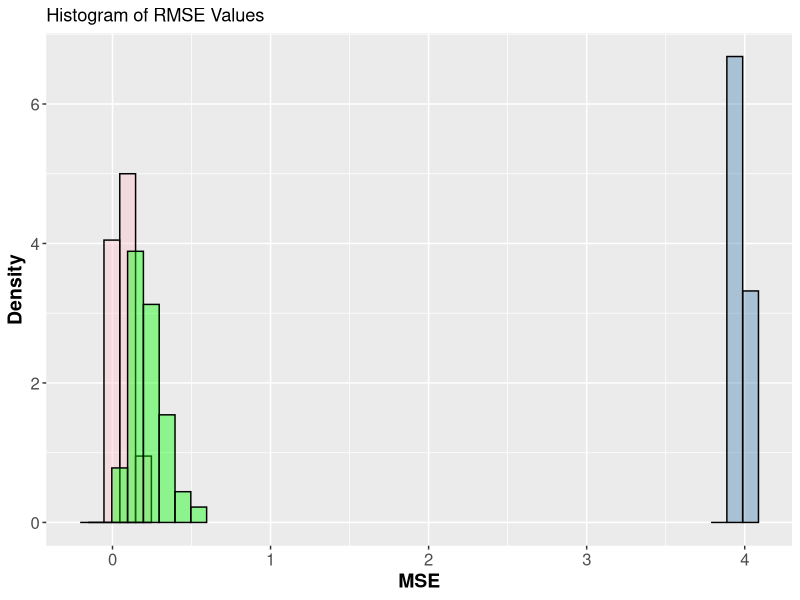

This figure's R source:
## ---- chunk 1
library(ggplot2)
library(dplyr)
## ---- chunk 2
# Generate the predictors
nsamples = 1000
x_1 = rnorm(nsamples, mean = 0, sd = 1)
x_2 = rnorm(nsamples, mean = 0, sd = 1)
## ---- chunk 3
# Function to calculate the true f(x) in the population model
f = function(x_1, x_2){
  return(1+x_1+2*x_2)
}
## ---- chunk 4
# Function to generate population data
genData = function(){
  epsilon = rnorm(nsamples, mean = 0, sd = 5)
  y = f(x_1, x_2) + epsilon
  popData = data.frame(x_1, x_2, y)
  colnames(popData) = c('X_1', 'X_2', 'Y')
  return(popData)
  }
## ---- chunk 5
# Function to calculate and return the error from models built from simulating the population data several times
calcError = function(model, popData){
  # Calculate mean-squared-error
  return(mean((f(popData$X_1, popData$X_2) - predict(model, popData))^2))
}
## ---- chunk 6
# Build the model using several versions of the population data and calculate the prediction error
nsimulations = 500
error = matrix(, nrow = nsimulations, ncol = 3)
for (j in c(1:nsimulations)){
  # Generate population data
  popData = genData()
  
  # Build using training data the model Y ~ X_1
  model1 = lm(data = popData, Y ~ X_1)
  
  # Build using training data the model Y ~ X_1 + X_2
  model2 = lm(data = popData, Y ~ X_1 + X_2)
  
  # Build using training data the model
  # Y ~ X_1 + X_2 + I(X_1^2) + I(X_2^2) +...+ I(X_1^4)+I(X_2^4)
  model3 = lm(data = popData, Y ~ X_1 + X_2 + I(X_1^2) +   I(X_2^2)+ I(X_1^3) + I(X_2^3) + I(X_1^4) + I(X_2^4))
  
  # Calculate MSE of models
  error[j, 1] = calcError(model1, popData)
  error[j, 2] = calcError(model2, popData)
  error[j, 3] = calcError(model3, popData)
}
## ---- chunk 7
# Make a histogram of the errors
dfError = as.data.frame(error)
colnames(dfError) = c('Error1', 'Error2', 'Error3')
mu1 = mean(dfError$Error1)
sigma1 = sd(dfError$Error1)
mu2 = mean(dfError$Error2)
sigma2 = sd(dfError$Error2)
mu3 = mean(dfError$Error3)
sigma3 = sd(dfError$Error3)
delta = 0.1 # bin width for histogram
ggplot(data = dfError) +
  geom_histogram(aes(x = Error1, y = ..density..),
  breaks = seq(mu1-4*sigma1, mu1+4*sigma1, by = delta),
  colour = 'black', fill = 'steelblue', alpha = 0.4) +
  geom_histogram(aes(x = Error2, y = ..density..),
  breaks = seq(mu2-4*sigma2, mu2+4*sigma2, by = delta),
  colour = 'black', fill = 'pink', alpha = 0.4) +
  geom_histogram(aes(x = Error3, y = ..density..),
  breaks = seq(mu3-4*sigma3, mu3+4*sigma3, by = delta),
  colour = 'black', fill = 'green', alpha = 0.4) +
  labs(x = 'MSE', y = 'Density')+
  ggtitle('Histogram of RMSE Values') +
   theme(axis.text = element_text(size = 12),
   axis.text.x = element_text(size = 12),
   axis.text.y = element_text(size = 12),
   axis.title = element_text(size = 14, face = "bold"))
